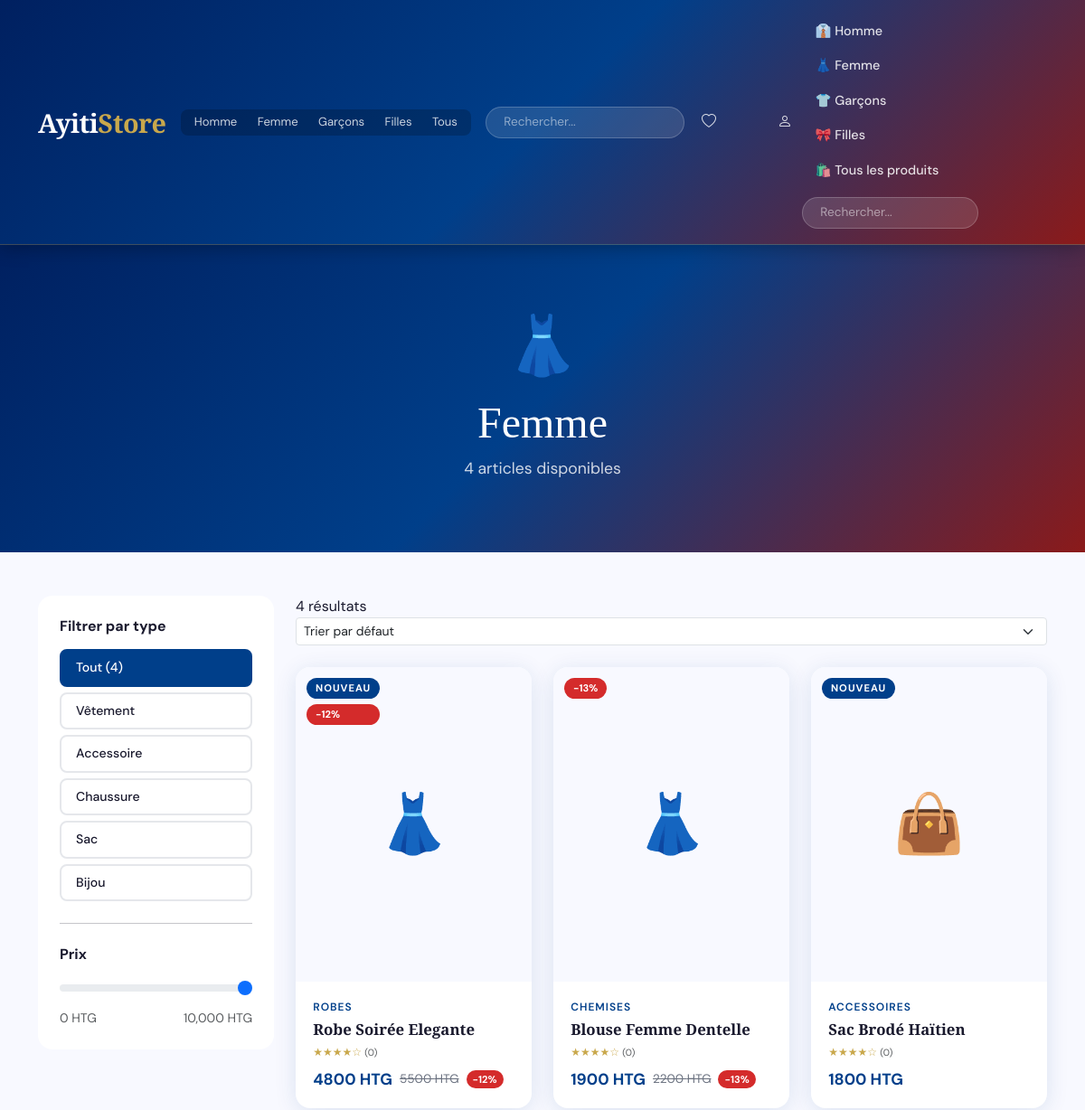
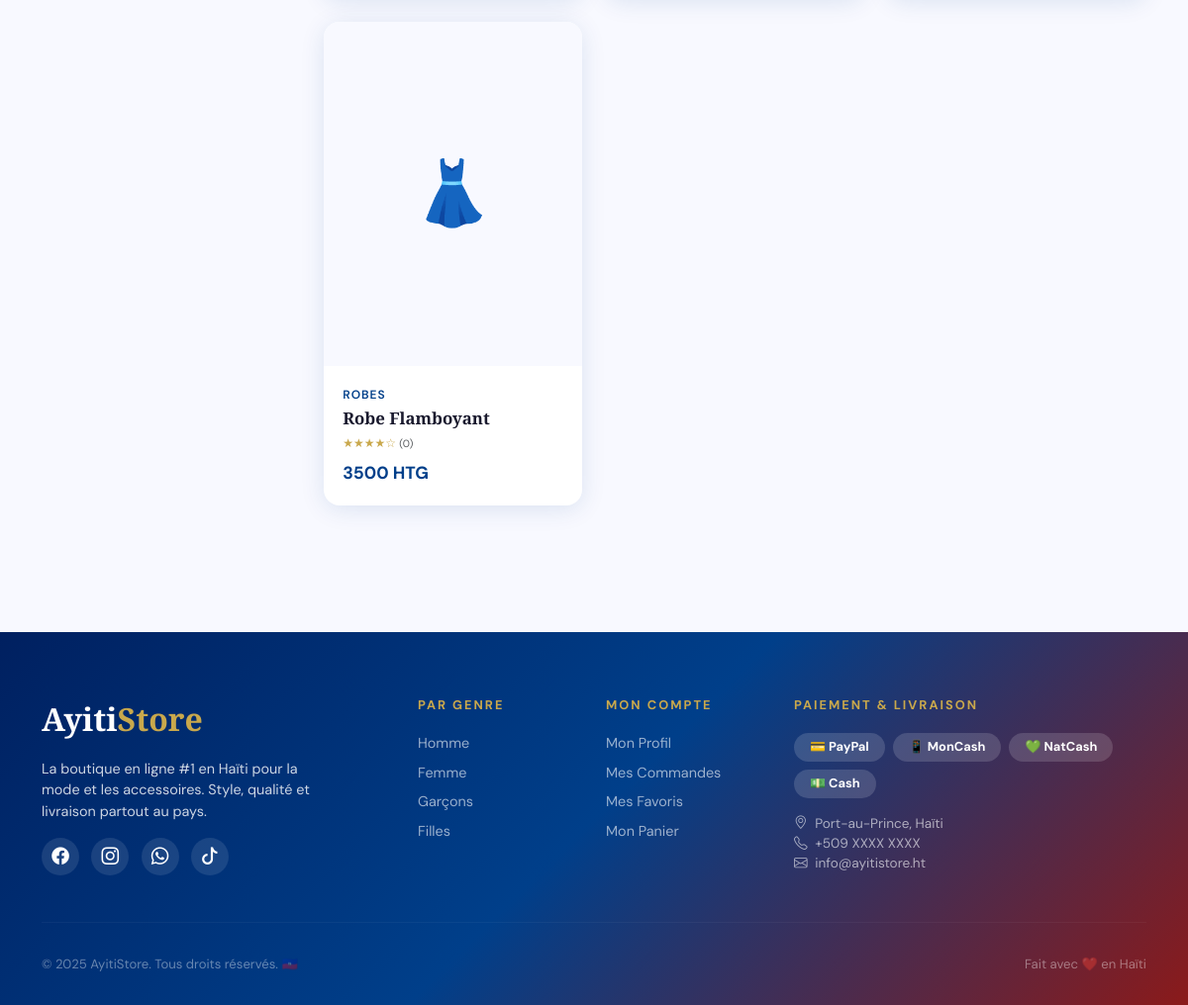
The app's page /genre/femme/ with its own data (2 pictures, top to bottom).
### store/models.py (models this page shows, shortened)
class Product(models.Model):
    category = models.ForeignKey(Category, on_delete=models.CASCADE, related_name='products')
    name = models.CharField(max_length=200)
    slug = models.SlugField(unique=True)
    description = models.TextField()
    price = models.DecimalField(max_digits=10, decimal_places=2)
    old_price = models.DecimalField(max_digits=10, decimal_places=2, blank=True, null=True)
    stock = models.PositiveIntegerField(default=0)
    is_available = models.BooleanField(default=True)
    is_featured = models.BooleanField(default=False)
    is_new = models.BooleanField(default=True)
    genre = models.CharField(max_length=20, choices=GENRE_CHOICES)
    type_produit = models.CharField(max_length=20, choices=TYPE_CHOICES, default='vetement')
    created_at = models.DateTimeField(auto_now_add=True)
    updated_at = models.DateTimeField(auto_now=True)
    class Meta:
        ordering = ['-created_at']
    def get_absolute_url(self):
        return reverse('store:product_detail', kwargs={'slug': self.slug})
    @property
    def discount_percent(self):
        if self.old_price and self.old_price > self.price:
            return int((1 - self.price / self.old_price) * 100)
        return 0
    @property
    def main_image(self):
        img = self.images.filter(is_main=True).first()
        return img if img else self.images.first()

class Category(models.Model):
    name = models.CharField(max_length=100)
    slug = models.SlugField(unique=True)
    genre = models.CharField(max_length=20, choices=GENRE_CHOICES)
    type_produit = models.CharField(max_length=20, choices=TYPE_CHOICES, default='vetement')
    description = models.TextField(blank=True)
    image = models.ImageField(upload_to='categories/', blank=True)
    created_at = models.DateTimeField(auto_now_add=True)
    class Meta:
        verbose_name_plural = 'Catégories'

### store/views.py (the view)
# urls.py: path('genre/<str:genre>/', views.genre_products, name='genre'),
def genre_products(request, genre):
    genre_dict = dict(GENRE_CHOICES)
    genre_display = genre_dict.get(genre, genre.capitalize())
    selected_type = request.GET.get('type', '')
    sort = request.GET.get('sort', '')
    products = Product.objects.filter(genre=genre, is_available=True)
    if selected_type:
        products = products.filter(type_produit=selected_type)
    if sort == 'price_asc':
        products = products.order_by('price')
    elif sort == 'price_desc':
        products = products.order_by('-price')
    elif sort == 'newest':
        products = products.order_by('-created_at')
    return render(request, 'store/genre.html', {
        'products': products,
        'genre': genre,
        'genre_display': genre_display,
        'type_choices': TYPE_CHOICES,
        'selected_type': selected_type,
    })

### store/context_processors.py (called while the page is built)
def cart_count(request):
    count = 0
    try:
        if request.user.is_authenticated:
            cart = Cart.objects.filter(user=request.user).first()
        else:
            session_key = request.session.session_key
            if session_key:
                cart = Cart.objects.filter(session_key=session_key).first()
            else:
                cart = None
        if cart:
            count = cart.total_items
    except Exception:
        pass
    return {'cart_count': count}

def wishlist_count(request):
    count = 0
    try:
        if request.user.is_authenticated:
            count = Wishlist.objects.filter(user=request.user).count()
    except Exception:
        pass
    return {'wishlist_count': count}

### templates/store/genre.html (shortened to what this page needs)
{% extends 'base.html' %}
{% load static %}
{% block content %}
<div class="genre-hero genre-{{ genre }}">
  <div class="container">
    <div class="genre-hero-content">
      <div class="genre-icon-large">
        {% if genre == 'homme' %}👔{% elif genre == 'femme' %}👗{% elif genre == 'garcon' %}👦{% elif genre == 'fille' %}👧{% else %}👕{% endif %}
      </div>
      <h1>{{ genre_display }}</h1>
      <p>{{ products.count }} article{% if products.count != 1 %}s{% endif %} disponible{% if products.count != 1 %}s{% endif %}</p>
    </div>
  </div>
</div>
<div class="container py-5">
  <div class="row">
    <div class="col-lg-3 mb-4">
      <div class="filter-sidebar">
        <h6 class="fw-bold mb-3">Filtrer par type</h6>
        <div class="filter-chips-vertical">
          <a href="?{% if request.GET.sort %}sort={{ request.GET.sort }}{% endif %}"
             class="filter-chip-v {% if not selected_type %}active{% endif %}">
            Tout ({{ products.count }})
          </a>
          {% for type_code, type_name in type_choices %}
          <a href="?type={{ type_code }}{% if request.GET.sort %}&sort={{ request.GET.sort }}{% endif %}"
             class="filter-chip-v {% if selected_type == type_code %}active{% endif %}">
            {{ type_name }}
          </a>
          {% endfor %}
        </div>
        <hr class="my-4">
        <h6 class="fw-bold mb-3">Prix</h6>
        <div class="price-range">
          <input type="range" class="form-range" id="priceRange" min="0" max="10000" step="500" value="10000">
          <div class="d-flex justify-content-between small text-muted mt-1">
            <span>0 HTG</span>
            <span id="priceVal">10,000 HTG</span>
          </div>
        </div>
      </div>
    </div>
    <div class="col-lg-9">
      <div class="products-toolbar mb-4">
        <span class="results-count">{{ products.count }} résultat{% if products.count != 1 %}s{% endif %}</span>
        <div class="sort-select">
          <select class="form-select form-select-sm" onchange="sortProducts(this.value)">
            <option value="">Trier par défaut</option>
          </select>
        </div>
      </div>
      {% if products %}
        <div class="row g-4">
          {% for product in products %}
          <div class="col-6 col-md-4">
            {% include 'includes/product_card.html' %}
          </div>
          {% endfor %}
        </div>
      {% else %}
        <div class="empty-state text-center py-5">
          <div style="font-size:4rem">🔍</div>
          <h5 class="mt-3">Aucun article trouvé</h5>
          <p class="text-muted">Essayez un autre filtre ou revenez plus tard</p>
        </div>
      {% endif %}
    </div>
  </div>
</div>
{% endblock %}

### templates/includes/product_card.html (shortened to what this page needs)
{% load static %}
<div class="product-card h-100">
  <div class="product-img-wrapper">
    {% if product.main_image %}
      <img src="{{ product.main_image.image.url }}" alt="{{ product.name }}">
    {% else %}
      <div class="product-placeholder">
        {% if product.type_produit == 'chaussure' %}👟{% elif product.type_produit == 'accessoire' %}👜{% elif product.genre == 'femme' %}👗{% elif product.genre == 'homme' %}👔{% elif product.genre == 'garcon' %}🧒{% elif product.genre == 'fille' %}👧{% else %}🛍️{% endif %}
      </div>
    {% endif %}
    <div class="product-badges">
      {% if product.is_new %}<span class="badge-new">NOUVEAU</span>{% endif %}
      {% if product.discount_percent > 0 %}<span class="badge-sale">-{{ product.discount_percent }}%</span>{% endif %}
    </div>
  </div>
  <div class="product-body">
    <div class="product-category">{{ product.category.name }}</div>
    <a href="{{ product.get_absolute_url }}" class="text-decoration-none">
      <h6 class="product-name">{{ product.name }}</h6>
    </a>
    <div class="stars-mini mb-1">
      ★★★★☆ <small class="text-muted">({{ product.reviews.count }})</small>
    </div>
    <div class="product-price-wrapper">
      <span class="product-price">{{ product.price|floatformat:0 }} HTG</span>
      {% if product.old_price %}
        <span class="product-old-price">{{ product.old_price|floatformat:0 }} HTG</span>
        {% if product.discount_percent %}<span class="product-discount">-{{ product.discount_percent }}%</span>{% endif %}
      {% endif %}
    </div>
  </div>
</div>

### static/css/ayiti.css (style rules this page uses)
:root { --haiti-red: #D42B2B; --haiti-blue: #003F8A; --haiti-dark-blue: #002060; --haiti-light-blue: #1A6EC7; --gold: #C9A84C; --grad-main: linear-gradient(135deg, #003F8A 0%, #1A6EC7 40%, #D42B2B 100%); --grad-header: linear-gradient(135deg, #002060 0%, #003F8A 50%, #8B1A1A 100%); --grad-hero: linear-gradient(135deg, #001540 0%, #003F8A 35%, rgba(201,168,76,0.2) 70%, #D42B2B 100%); --grad-card: linear-gradient(180deg, transparent 60%, rgba(0,32,96,0.85) 100%); --white: #FFFFFF; --light: #F8F9FF; --text: #1a1a2e; --muted: #6B7280; --border: #E5E7EB; --shadow: 0 4px 24px rgba(0,63,138,0.12); --shadow-lg: 0 8px 40px rgba(0,63,138,0.2); --radius: 16px; --transition: all 0.3s cubic-bezier(0.4,0,0.2,1); }
* { box-sizing: border-box; margin: 0; padding: 0; }
body { font-family: 'DM Sans', sans-serif; background: var(--light); color: var(--text); overflow-x: hidden; }
h1,h2,h3,h4,h5 { font-family: 'Playfair Display', serif; }
a { text-decoration: none; transition: var(--transition); }
.product-card { background: white; border-radius: var(--radius); overflow: hidden; transition: var(--transition); box-shadow: var(--shadow); border: none; position: relative; }
.product-img-wrapper { position: relative; aspect-ratio: 3/4; overflow: hidden; background: var(--light); }
.product-placeholder { width: 100%; height: 100%; display: flex; align-items: center; justify-content: center; font-size: 4rem; }
.product-badges { position: absolute; top: 12px; left: 12px; display: flex; flex-direction: column; gap: 6px; }
.badge-new { background: var(--haiti-blue); color: white; font-size: 0.7rem; font-weight: 700; padding: 3px 10px; border-radius: 50px; letter-spacing: 1px; }
.badge-sale { background: var(--haiti-red); color: white; font-size: 0.7rem; font-weight: 700; padding: 3px 10px; border-radius: 50px; }
.product-body { padding: 1.2rem; }
.product-category { font-size: 0.75rem; color: var(--haiti-blue); text-transform: uppercase; letter-spacing: 1px; font-weight: 600; }
.product-name { font-family: 'Playfair Display', serif; font-size: 1.05rem; font-weight: 700; color: var(--text); margin: 0.3rem 0; line-height: 1.3; }
.product-price-wrapper { display: flex; align-items: center; gap: 0.5rem; margin-top: 0.5rem; }
.product-price { font-size: 1.1rem; font-weight: 700; color: var(--haiti-blue); }
.product-old-price { font-size: 0.85rem; color: var(--muted); text-decoration: line-through; }
.product-discount { background: var(--haiti-red); color: white; font-size: 0.7rem; font-weight: 700; padding: 2px 7px; border-radius: 50px; }
.stars-mini { color: var(--gold); font-size: 0.75rem; }
.genre-hero { background: var(--grad-header); color: white; padding: 4rem 0; text-align: center; }
.genre-hero-content h1 { font-family: 'Playfair Display', serif; font-size: 3rem; margin: 0.5rem 0; }
.genre-hero-content p { opacity: 0.8; font-size: 1.1rem; }
.genre-icon-large { font-size: 4rem; margin-bottom: 0.5rem; }
.filter-sidebar { background: white; border-radius: var(--radius); box-shadow: var(--shadow-sm); padding: 1.5rem; position: sticky; top: 100px; }
.filter-chips-vertical { display: flex; flex-direction: column; gap: 0.4rem; }
.filter-chip-v { display: block; padding: 0.5rem 1rem; border-radius: 8px; border: 2px solid var(--border); color: var(--text); text-decoration: none; font-size: 0.88rem; font-weight: 500; transition: var(--transition); }
.filter-chip-v.active { border-color: var(--haiti-blue); background: var(--haiti-blue); color: white; }

### records on screen
Product: is_new "NOUVEAU", discount_percent "12", category.name "ROBES", name "Robe Soirée Elegante", reviews.count "0", price "4800", old_price "5500"
Product: discount_percent "13", category.name "CHEMISES", name "Blouse Femme Dentelle", reviews.count "0", price "1900", old_price "2200"
Product: is_new "NOUVEAU", category.name "ACCESSOIRES", name "Sac Brodé Haïtien", reviews.count "0", price "1800"
Product: category.name "ROBES", name "Robe Flamboyant", reviews.count "0", price "3500"

### other values on screen
{{ genre_display }} "Femme"
{{ products.count }} "4"
{{ type_name }} "Vêtement" "Accessoire" "Chaussure" "Sac" "Bijou"
